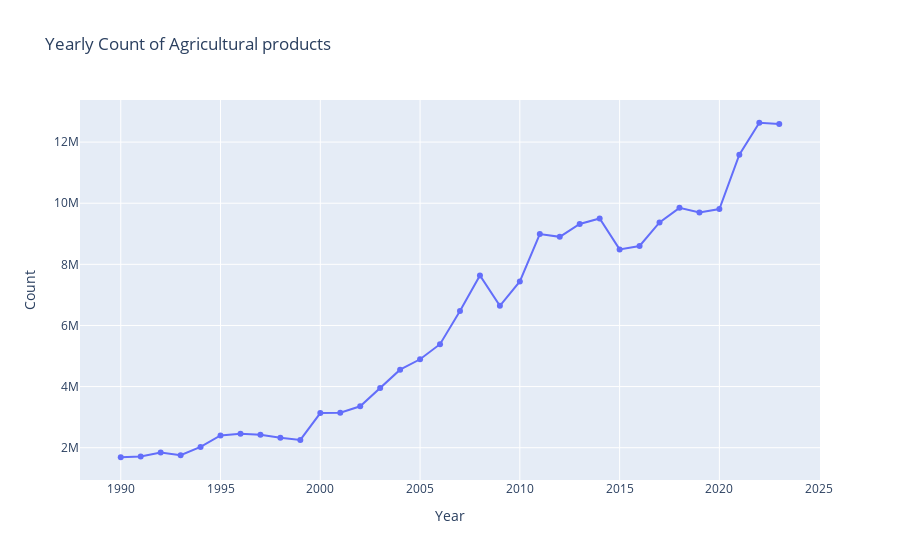
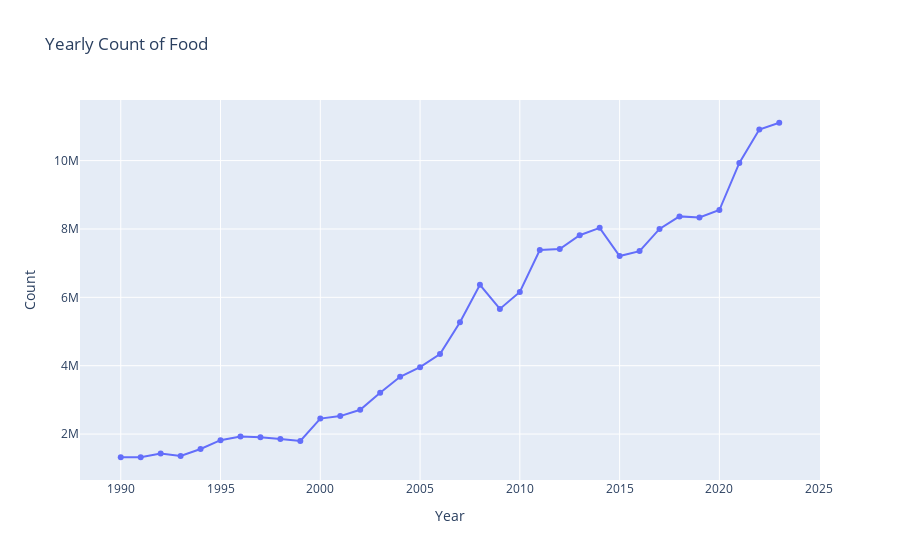
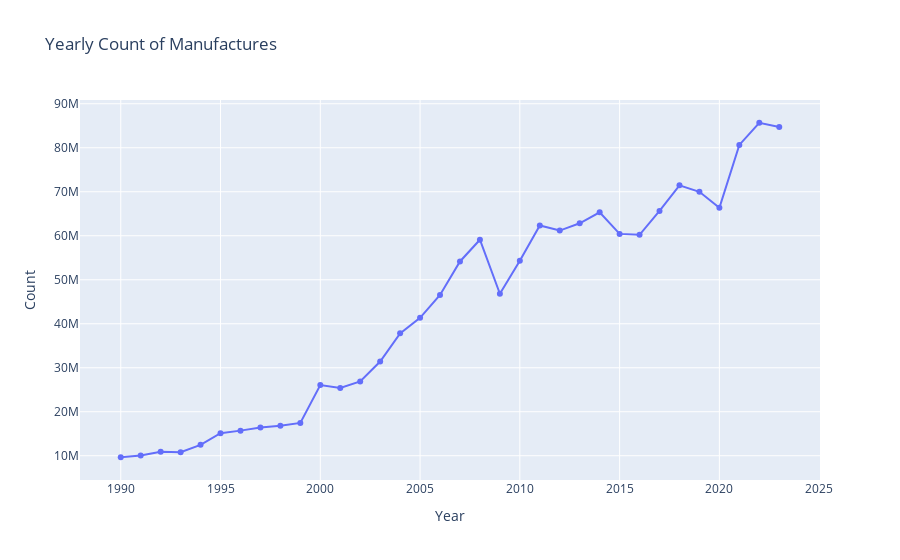
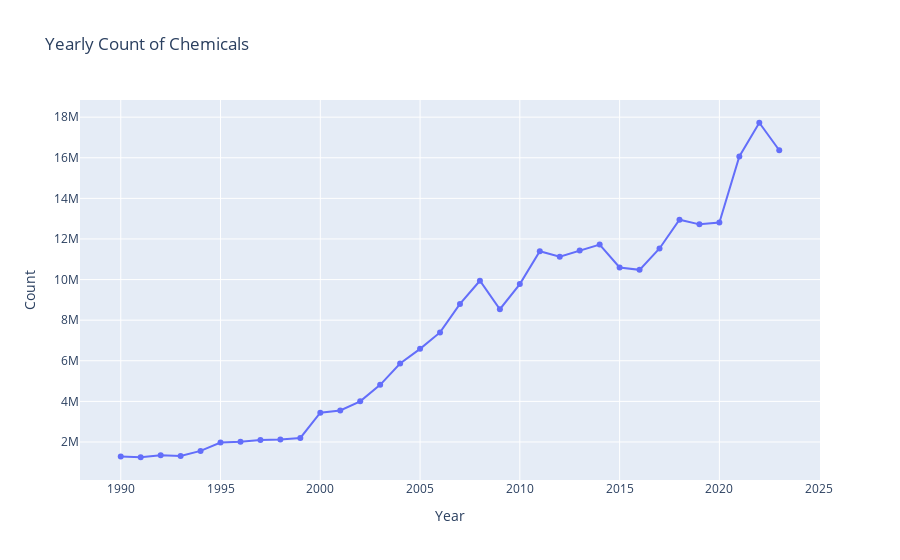

The code cell stored with these charts, in order, in its notebook:
### Code cell
# import pandas as pd
import plotly.express as px

# 1. Get unique products
products = merchandise["Product"].unique()
merchandise90 = merchandise[merchandise["Year"] >= 1990]

# 2. Loop over each product and plot its yearly trend
for product in products:
    # Filter to this product
    df_prod = merchandise90[merchandise90["Product"] == product]
    
    # Aggregate by Year: here we're just counting rows per year
    df_yearly = (
        df_prod
        .groupby("Year")
        .sum()["Value"]                      # or .sum()["Sales"] if you have a "Sales" column
        .reset_index(name="Count")  # rename the aggregated column
    )
    
    # Create a line chart
    fig = px.line(
        df_yearly,
        x="Year",
        y="Count",                  # change to your metric name if not counting
        title=f"Yearly Count of {product}",
        markers=True
    )
    
    # Display in the notebook or script
    fig.show()

### Figure 1 — Plotly figure (JSON) as saved in the notebook; plotly's stock layout.template omitted (floating-point values rounded to 4 significant figures)
{"data": [{"hovertemplate": "Year=%{x}<br>Count=%{y}<extra></extra>", "legendgroup": "", "line": {"color": "#636efa", "dash": "solid"}, "marker": {"symbol": "circle"}, "mode": "lines+markers", "name": "", "orientation": "v", "showlegend": false, "type": "scatter", "x": [1990, 1991, 1992, 1993, 1994, 1995, 1996, 1997, 1998, 1999, 2000, 2001, 2002, 2003, 2004, 2005, 2006, 2007, 2008, 2009, 2010, 2011, 2012, 2013, 2014, 2015, 2016, 2017, 2018, 2019, 2020, 2021, 2022, 2023], "xaxis": "x", "y": [1687657, 1712189, 1840469, 1752688, 2027114, 2400049, 2459798, 2422650, 2321995, 2254639, 3134369, 3146679, 3355877, 3955200, 4553437, 4893724, 5387100, 6472398, 7635982, 6642694, 7438927, 8992758, 8899100, 9318942, 9500002, 8488914, 8599397, 9372016, 9847772, 9696666, 9808955, 11585666, 12632800, 12590057], "yaxis": "y"}], "layout": {"legend": {"tracegroupgap": 0}, "title": {"text": "Yearly Count of Agricultural products"}, "xaxis": {"anchor": "y", "domain": [0, 1], "title": {"text": "Year"}}, "yaxis": {"anchor": "x", "domain": [0, 1], "title": {"text": "Count"}}}}

### Figure 2 — Plotly figure (JSON) as saved in the notebook; plotly's stock layout.template omitted (floating-point values rounded to 4 significant figures)
{"data": [{"hovertemplate": "Year=%{x}<br>Count=%{y}<extra></extra>", "legendgroup": "", "line": {"color": "#636efa", "dash": "solid"}, "marker": {"symbol": "circle"}, "mode": "lines+markers", "name": "", "orientation": "v", "showlegend": false, "type": "scatter", "x": [1990, 1991, 1992, 1993, 1994, 1995, 1996, 1997, 1998, 1999, 2000, 2001, 2002, 2003, 2004, 2005, 2006, 2007, 2008, 2009, 2010, 2011, 2012, 2013, 2014, 2015, 2016, 2017, 2018, 2019, 2020, 2021, 2022, 2023], "xaxis": "x", "y": [1324255, 1321378, 1432167, 1361488, 1563742, 1820227, 1924848, 1904281, 1855607, 1796463, 2452168, 2525637, 2711033, 3208730, 3675919, 3957312, 4342998, 5271214, 6365092, 5661062, 6158570, 7382340, 7411079, 7817306, 8032432, 7209137, 7352530, 8000810, 8368108, 8337685, 8554663, 9932443, 10910049, 11107806], "yaxis": "y"}], "layout": {"legend": {"tracegroupgap": 0}, "title": {"text": "Yearly Count of Food"}, "xaxis": {"anchor": "y", "domain": [0, 1], "title": {"text": "Year"}}, "yaxis": {"anchor": "x", "domain": [0, 1], "title": {"text": "Count"}}}}

### Figure 3 — Plotly figure (JSON) as saved in the notebook; plotly's stock layout.template omitted (floating-point values rounded to 4 significant figures)
{"data": [{"hovertemplate": "Year=%{x}<br>Count=%{y}<extra></extra>", "legendgroup": "", "line": {"color": "#636efa", "dash": "solid"}, "marker": {"symbol": "circle"}, "mode": "lines+markers", "name": "", "orientation": "v", "showlegend": false, "type": "scatter", "x": [1990, 1991, 1992, 1993, 1994, 1995, 1996, 1997, 1998, 1999, 2000, 2001, 2002, 2003, 2004, 2005, 2006, 2007, 2008, 2009, 2010, 2011, 2012, 2013, 2014, 2015, 2016, 2017, 2018, 2019, 2020, 2021, 2022, 2023], "xaxis": "x", "y": [9655742, 10047919, 10913225, 10794719, 12472320, 15111730, 15707326, 16422378, 16825096, 17452998, 26078647, 25405515, 26891884, 31418448, 37819458, 41353218, 46539581, 54160487, 59106545, 46823110, 54317781, 62344154, 61181107, 62842260, 65329196, 60425896, 60211117, 65645842, 71459763, 69987527, 66367554, 80650192, 85689089, 84715883], "yaxis": "y"}], "layout": {"legend": {"tracegroupgap": 0}, "title": {"text": "Yearly Count of Manufactures"}, "xaxis": {"anchor": "y", "domain": [0, 1], "title": {"text": "Year"}}, "yaxis": {"anchor": "x", "domain": [0, 1], "title": {"text": "Count"}}}}

### Figure 4 — Plotly figure (JSON) as saved in the notebook; plotly's stock layout.template omitted (floating-point values rounded to 4 significant figures)
{"data": [{"hovertemplate": "Year=%{x}<br>Count=%{y}<extra></extra>", "legendgroup": "", "line": {"color": "#636efa", "dash": "solid"}, "marker": {"symbol": "circle"}, "mode": "lines+markers", "name": "", "orientation": "v", "showlegend": false, "type": "scatter", "x": [1990, 1991, 1992, 1993, 1994, 1995, 1996, 1997, 1998, 1999, 2000, 2001, 2002, 2003, 2004, 2005, 2006, 2007, 2008, 2009, 2010, 2011, 2012, 2013, 2014, 2015, 2016, 2017, 2018, 2019, 2020, 2021, 2022, 2023], "xaxis": "x", "y": [1286384, 1248451, 1346333, 1310713, 1561209, 1973786, 2008052, 2091948, 2119920, 2198574, 3441666, 3555456, 4001255, 4816059, 5863194, 6588337, 7396444, 8801325, 9942836, 8539203, 9775678, 11397413, 11125651, 11435617, 11724839, 10596310, 10479270, 11531425, 12950577, 12719423, 12808166, 16067483, 17723976, 16370107], "yaxis": "y"}], "layout": {"legend": {"tracegroupgap": 0}, "title": {"text": "Yearly Count of Chemicals"}, "xaxis": {"anchor": "y", "domain": [0, 1], "title": {"text": "Year"}}, "yaxis": {"anchor": "x", "domain": [0, 1], "title": {"text": "Count"}}}}
